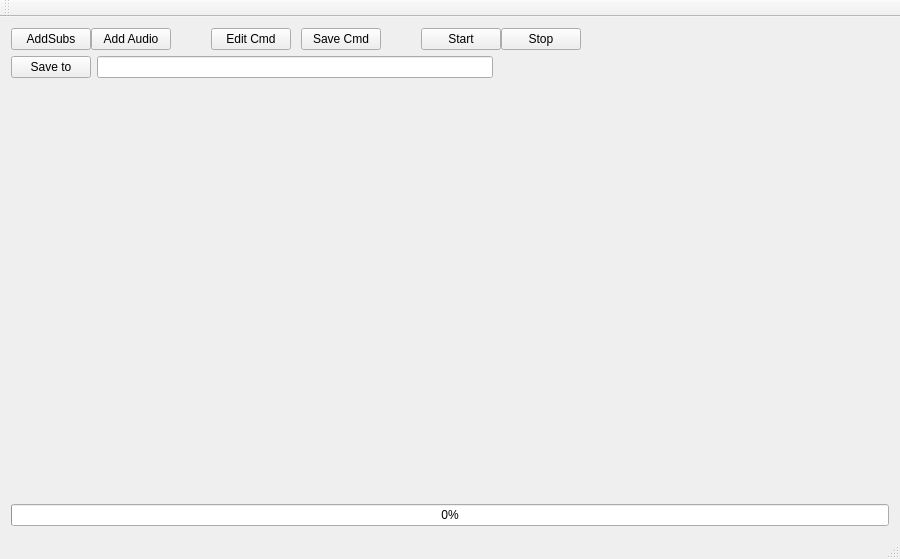
<?xml version="1.0" encoding="UTF-8"?>
<ui version="4.0">
 <class>MassMKVmerge</class>
 <widget class="QMainWindow" name="MassMKVmerge">
  <property name="geometry">
   <rect>
    <x>0</x>
    <y>0</y>
    <width>900</width>
    <height>559</height>
   </rect>
  </property>
  <property name="minimumSize">
   <size>
    <width>900</width>
    <height>400</height>
   </size>
  </property>
  <property name="windowTitle">
   <string>MassMKVmerge</string>
  </property>
  <widget class="QWidget" name="centralWidget">
   <layout class="QVBoxLayout" name="verticalLayout">
    <item>
     <layout class="QHBoxLayout" name="horizontalLayout_2">
      <property name="spacing">
       <number>0</number>
      </property>
      <property name="sizeConstraint">
       <enum>QLayout::SetMinimumSize</enum>
      </property>
      <item>
       <widget class="QPushButton" name="addSubs">
        <property name="text">
         <string>AddSubs</string>
        </property>
       </widget>
      </item>
      <item>
       <widget class="QPushButton" name="addAudio">
        <property name="text">
         <string>Add Audio</string>
        </property>
       </widget>
      </item>
      <item>
       <spacer name="horizontalSpacer">
        <property name="orientation">
         <enum>Qt::Horizontal</enum>
        </property>
        <property name="sizeType">
         <enum>QSizePolicy::Fixed</enum>
        </property>
        <property name="sizeHint" stdset="0">
         <size>
          <width>40</width>
          <height>20</height>
         </size>
        </property>
       </spacer>
      </item>
      <item>
       <widget class="QPushButton" name="editCmdButton">
        <property name="text">
         <string>Edit Cmd</string>
        </property>
       </widget>
      </item>
      <item>
       <spacer name="horizontalSpacer_5">
        <property name="orientation">
         <enum>Qt::Horizontal</enum>
        </property>
        <property name="sizeType">
         <enum>QSizePolicy::Fixed</enum>
        </property>
        <property name="sizeHint" stdset="0">
         <size>
          <width>10</width>
          <height>20</height>
         </size>
        </property>
       </spacer>
      </item>
      <item>
       <widget class="QPushButton" name="saveCmd">
        <property name="text">
         <string>Save Cmd</string>
        </property>
       </widget>
      </item>
      <item>
       <spacer name="horizontalSpacer_3">
        <property name="orientation">
         <enum>Qt::Horizontal</enum>
        </property>
        <property name="sizeType">
         <enum>QSizePolicy::Fixed</enum>
        </property>
        <property name="sizeHint" stdset="0">
         <size>
          <width>40</width>
          <height>20</height>
         </size>
        </property>
       </spacer>
      </item>
      <item>
       <widget class="QPushButton" name="startButton">
        <property name="text">
         <string>Start</string>
        </property>
       </widget>
      </item>
      <item>
       <widget class="QPushButton" name="stopButton">
        <property name="text">
         <string>Stop</string>
        </property>
       </widget>
      </item>
      <item>
       <spacer name="horizontalSpacer_2">
        <property name="orientation">
         <enum>Qt::Horizontal</enum>
        </property>
        <property name="sizeHint" stdset="0">
         <size>
          <width>40</width>
          <height>20</height>
         </size>
        </property>
       </spacer>
      </item>
     </layout>
    </item>
    <item>
     <layout class="QHBoxLayout" name="horizontalLayout_3">
      <item>
       <widget class="QPushButton" name="saveToButton">
        <property name="text">
         <string>Save to</string>
        </property>
       </widget>
      </item>
      <item>
       <widget class="QLineEdit" name="saveToResult">
        <property name="readOnly">
         <bool>true</bool>
        </property>
       </widget>
      </item>
      <item>
       <spacer name="horizontalSpacer_4">
        <property name="orientation">
         <enum>Qt::Horizontal</enum>
        </property>
        <property name="sizeHint" stdset="0">
         <size>
          <width>40</width>
          <height>20</height>
         </size>
        </property>
       </spacer>
      </item>
     </layout>
    </item>
    <item>
     <layout class="QHBoxLayout" name="horizontalLayout">
      <item>
       <spacer name="verticalSpacer">
        <property name="orientation">
         <enum>Qt::Vertical</enum>
        </property>
        <property name="sizeHint" stdset="0">
         <size>
          <width>1</width>
          <height>40</height>
         </size>
        </property>
       </spacer>
      </item>
     </layout>
    </item>
    <item>
     <widget class="QProgressBar" name="progressBar">
      <property name="value">
       <number>0</number>
      </property>
      <property name="textVisible">
       <bool>true</bool>
      </property>
      <property name="invertedAppearance">
       <bool>false</bool>
      </property>
     </widget>
    </item>
   </layout>
  </widget>
  <widget class="QMenuBar" name="menuBar">
   <property name="geometry">
    <rect>
     <x>0</x>
     <y>0</y>
     <width>900</width>
     <height>19</height>
    </rect>
   </property>
  </widget>
  <widget class="QToolBar" name="mainToolBar">
   <attribute name="toolBarArea">
    <enum>TopToolBarArea</enum>
   </attribute>
   <attribute name="toolBarBreak">
    <bool>false</bool>
   </attribute>
  </widget>
  <widget class="QStatusBar" name="statusBar"/>
 </widget>
 <layoutdefault spacing="6" margin="11"/>
 <resources/>
 <connections/>
</ui>
